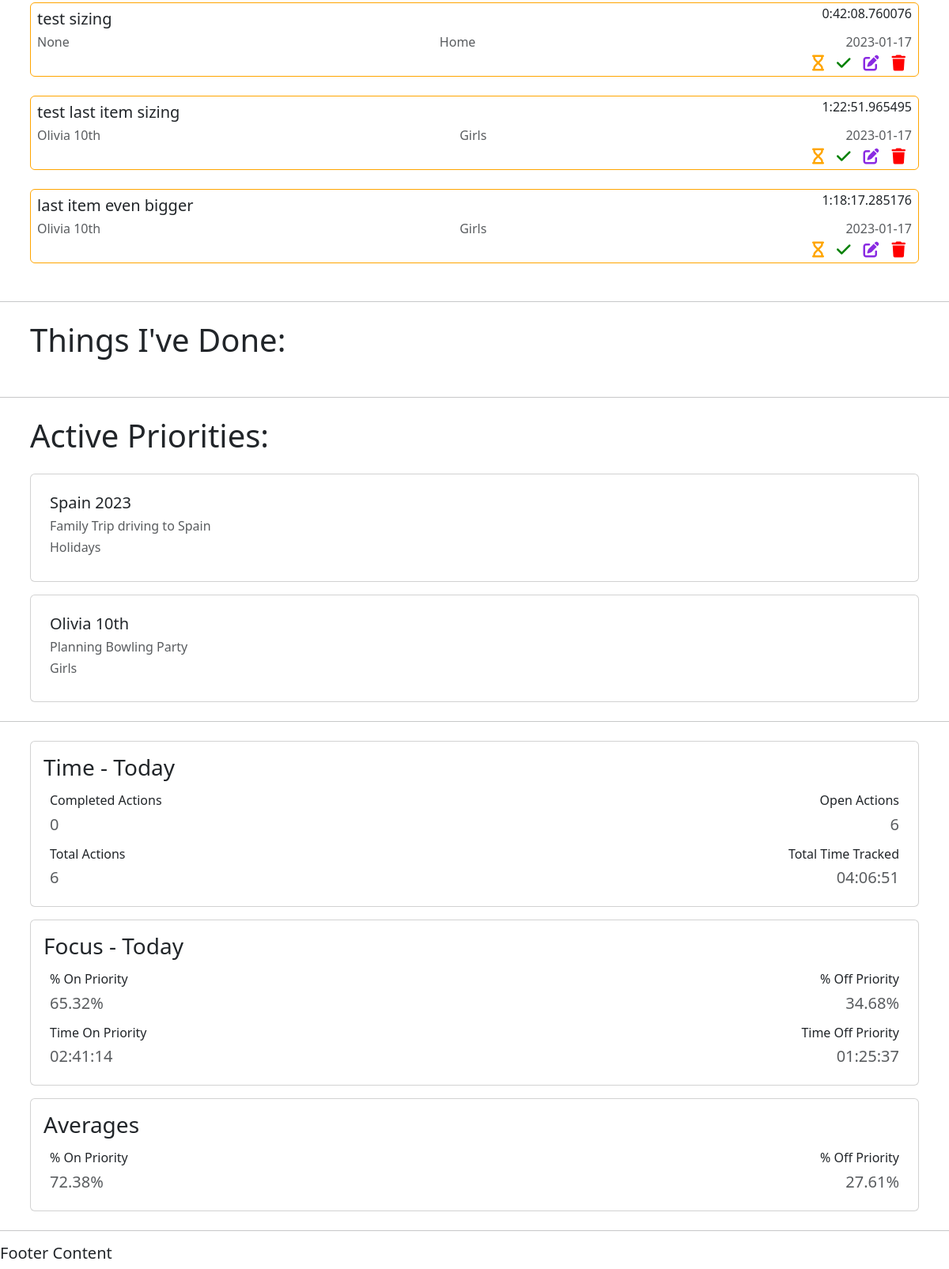
The app's page /actions/ (signed in, lower part), older data.
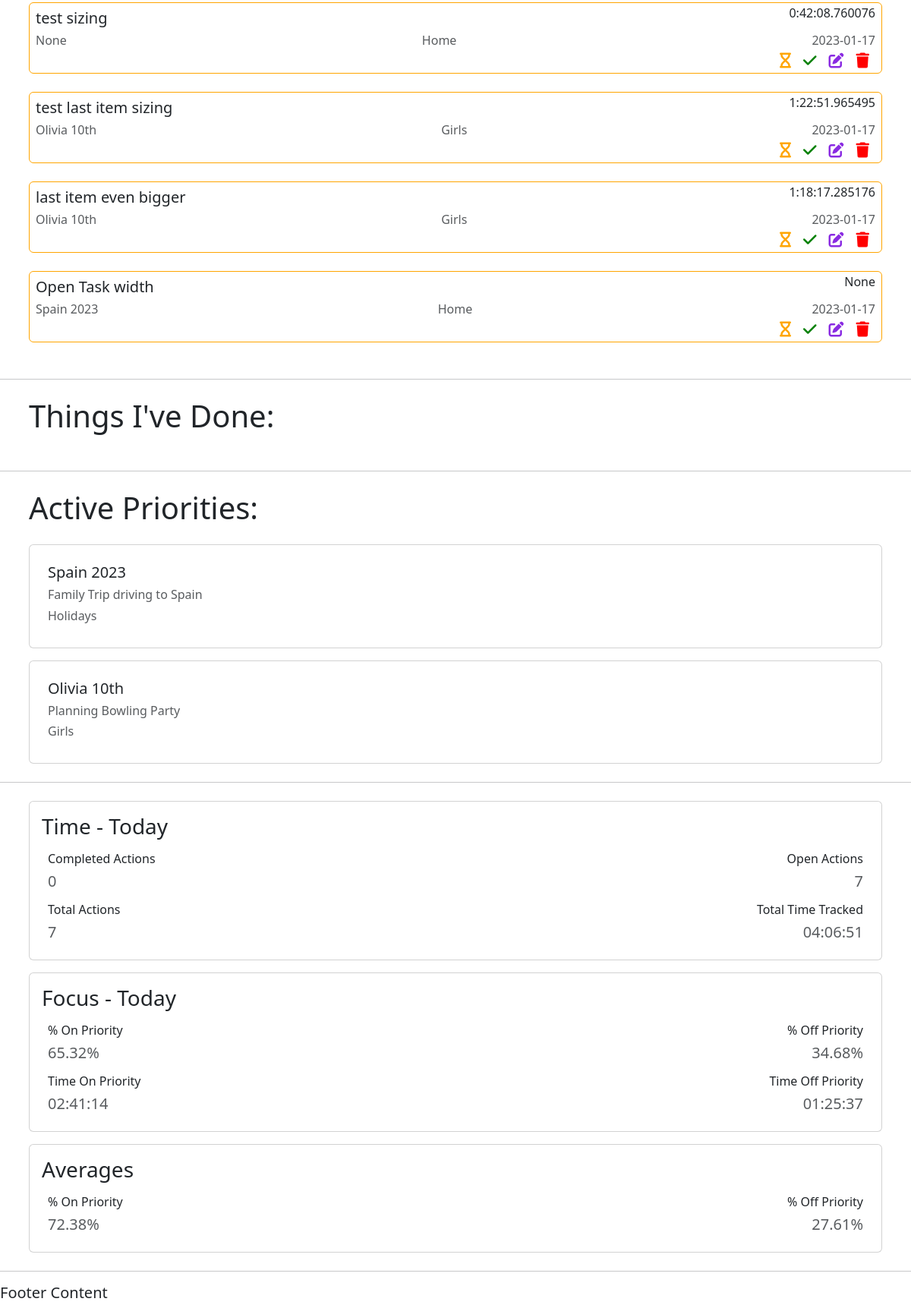
The same page, newer data.
### actions/models.py (models this page shows, shortened)
class Action(models.Model):
    title = models.CharField(max_length=50, null=False, blank=False)
    tracked_time = models.DurationField(null=True, blank=True)
    active_tracked_time = models.DurationField(null=True, blank=True)
    tracked_start = models.DateTimeField(null=True, blank=True)
    tracked_stop = models.DateTimeField(null=True, blank=True)
    done_status = models.BooleanField(null=False, blank=False, default=False)
    action_date = models.DateField(auto_now_add=True)
    tracking_status = models.BooleanField(null=False, blank=False, default=False)
    category = models.ForeignKey(
        Category, on_delete=models.CASCADE, null=True, blank=True)
    priority = models.ForeignKey(
        Priority, on_delete=models.CASCADE, null=True, blank=True, limit_choices_to={'activeStatus': True})
    user = models.ForeignKey(
        settings.AUTH_USER_MODEL, on_delete=models.CASCADE, related_name="action", null=True)

class Category(models.Model):
    title = models.CharField(max_length=50, null=False, blank=False)
    description = models.CharField(max_length=150)
    user = models.ForeignKey(
        settings.AUTH_USER_MODEL, on_delete=models.CASCADE, related_name="categories", null=True)
    def __str__(self):
        return str(self.title)

class Priority(models.Model):
    title = models.CharField(max_length=50, null=False, blank=False)
    description = models.CharField(max_length=150)
    activeStatus = models.BooleanField(null=False, blank=False, default=True)
    category = models.ForeignKey(
        Category, on_delete=models.CASCADE, null=True, blank=True)
    user = models.ForeignKey(
        settings.AUTH_USER_MODEL, on_delete=models.CASCADE, related_name="priorities", null=True)
    def __str__(self):
        return str(self.title)

### actions/views.py (the view, shortened to what this page needs)
# urls.py: path('actions/', views.get_action_list, name='get_action_list'),
@login_required(login_url='login')
def get_action_list(request):
    query = date.today()
    completed_actions_count = completed_actions(query)
    open_actions_count = open_actions(query)
    total_actions_count = total_actions(query)
    if total_actions_count > 0:
        total_action_time = tracked_time(query)
        total_seconds = int(tracked_seconds(total_action_time))
        converted_tracked_time = tracked_today(total_seconds)
        on_priority_count = on_priority_actions(query)
        off_priority_count = off_priority_actions(query)
        on_priority_time = on_priority_tracked_time(query)
        off_priority_time = off_priority_tracked_time(query)
        on_priority_seconds = int(tracked_seconds(on_priority_time))
        off_priority_seconds = int(tracked_seconds(off_priority_time))
        converted_on_priority_time = tracked_today(on_priority_seconds)
        converted_off_priority_time = tracked_today(off_priority_seconds)
        on_priority_perc = on_priority_calc(total_seconds, on_priority_seconds)
        off_priority_perc = off_priority_calc(
            total_seconds, off_priority_seconds)
    all_time_tracked = tracked_time_all(query)
    all_time_seconds = int(tracked_seconds(all_time_tracked))
    all_time_on_priority_tracked = on_priority_tracked_all_time(query)
    all_time_off_priority_tracked = off_priority_tracked_all_time(query)
    all_time_on_priority_seconds = int(
            tracked_seconds(all_time_on_priority_tracked))
    all_time_off_priority_seconds = int(
            tracked_seconds(all_time_off_priority_tracked))
    on_priority_perc_all_time = on_priority_calc(
            all_time_seconds, all_time_on_priority_seconds)
    off_priority_perc_all_time = off_priority_calc(
            all_time_seconds, all_time_off_priority_seconds)
    actions = Action.objects.all()
    filtered_actions = Action.objects.filter(action_date=query)
    priorities = Priority.objects.all()
    context = {
        "actions": actions,
        "filtered_actions": filtered_actions,
        "priorities": priorities,
        "completed_actions_count": completed_actions_count,
        "open_actions_count": open_actions_count,
        "total_actions_count": total_actions_count,
        "converted_tracked_time": converted_tracked_time,
        "on_priority_perc": on_priority_perc,
        "off_priority_perc": off_priority_perc,
        "converted_on_priority_time": converted_on_priority_time,
        "converted_off_priority_time": converted_off_priority_time,
        "on_priority_perc_all_time": on_priority_perc_all_time,
        "off_priority_perc_all_time": off_priority_perc_all_time,
    }
    return render(request, 'actions/action_list.html', context)

### actions/templates/actions/action_list.html (shortened to what this page needs)
{% extends 'actions/main.html' %}
{% block content %}
<body>
    <div class="container d-flex p-2 flex-column bd-highlight">
        {% for action in filtered_actions %}
        {% if action.done_status == False %}
        <div class="p-2 card bd-highlight open-actions-border">
            <div class="d-flex justify-content-between flex-row bd-highlight">
                <h5 class="card-title bd-highlight">{{ action.title }}</h5>
                <h6 class="card-subtitle bd-highlight">{{ action.tracked_time }}</h6>
            </div>
            <div class="d-flex justify-content-between flex-row bd-highlight">
                <h6 class="text-muted">{{ action.priority }}</h6>
                <h6 class="text-muted">{{ action.category }}</h6>
                <h6 class="text-muted">{{ action.action_date|date:"Y-m-d" }}</h6>
            </div>
            <div class="icon-outer-container">
                <div class="icon-container d-flex justify-content-end">
                    <div class="d-flex justify-content-end col-12">
                        {% if action.tracking_status == False %}
                        <a class="fa-solid fa-lg fa-hourglass p-2 bd-highlight" role="button"
                            href="{% url 'start_timer' action.id %}"></a>
                        <a class="fa-solid fa-lg fa-check p-2 bd-highlight" role="button"
                            href="{% url 'complete_action' action.id %}"></a>
                        <a class="fa-solid fa-lg fa-pen-to-square p-2 bd-highlight" role="button"
                            href="{% url 'update_action' action.id %}"></a>
                        <a class="fa-solid fa-lg fa-trash p-2 bd-highlight" role="button"
                            href="{% url 'delete_action' action.id %}"></a>
                        {% endif %}
                    </div>
                </div>
            </div>
        </div>
    <br>
        {% endif %}
        {% empty %}
        <H2 class="p-2 bd-highlight">You have nothing to do.</H2>
        {% endfor %}
    </div>
        <hr>
    <div class="container d-flex p-2 justify-content-between flex-row bd-highlight">
        <h1>Things I've Done:</h1>
    </div>
    <div>
        <div class="container d-flex p-2 flex-column bd-highlight">
    </div>
    <hr>
        <div class="container d-flex p-2 justify-content-between flex-row bd-highlight">
            <h1>Active Priorities:</h1>
        </div>
        {% for priority in priorities %}
        {% if priority.activeStatus == True %}
        <div class="container d-flex p-2 flex-column bd-highlight">
            <div class="card p-2 bd-highlight">
                <div class="card-body">
                    <h5 class="card-title">{{ priority.title }}</h5>
                    <h6 class="card-text text-muted">{{ priority.description }}</h6>
                    <h6 class="card-title text-muted">{{ priority.category }}</h6>
                </div>
            </div>
        </div>
        {% endif %}
        {% endfor %}
        <hr>
        <div class="container d-flex p-2 flex-column bd-highlight">
            <div class="card p-2 bd-highlight">
                <div class="card-body p-2 bd-highlight">
                    <h3 class="card-title">Time - Today</h3>
                    <div class="p-2 d-flex flex-row bd-highlight justify-content-between">
                        <div>
                            <div class="d-flex justify-content-start">
                                <h6 class="card-title">Completed Actions</h6>
                            </div>
                            <div class="d-flex justify-content-start">
                                <h5 class="card-text text-muted">{{ completed_actions_count }}</h5>
                            </div>
                        </div>
                        <div>
                            <div class="d-flex justify-content-end">
                                <h6 class="card-title">Open Actions</h6>
                            </div>
                            <div class="d-flex justify-content-end">
                                <h5 class="card-text text-muted">{{ open_actions_count }}</h5>
                            </div>
                        </div>
                    </div>
                    <div class="p-2 d-flex justify-content-between flex-row bd-highlight">
                        <div>
                            <div class="d-flex justify-content-start">
                                <h6 class="card-title">Total Actions</h6>
                            </div>
                            <div class="d-flex justify-content-start">
                                <h5 class="card-text text-muted">{{ total_actions_count }}</h5>
                            </div>
                        </div>
                        <div>
                            <div class="d-flex justify-content-end">
                                <h6 class="card-title">Total Time Tracked</h6>
                            </div>
                            <div class="d-flex justify-content-end">
                                <h5 class="card-text text-muted">{{ converted_tracked_time }}</h5>
                            </div>
                        </div>
                    </div>
                </div>
            </div>
        </div>
        <div class="container d-flex p-2 flex-column bd-highlight">
            <div class="card p-2 bd-highlight">
                <div id="today-report" class="card-body p-2 bd-highlight">
                    <h3 class="card-title">Focus - Today</h3>
                    <div class="p-2 d-flex justify-content-between flex-row bd-highlight">
                        <div>
                            <div class="d-flex justify-content-start">
                                <h6 class="card-title">% On Priority</h6>
                            </div>
                            <div class="d-flex justify-content-start">
                                <h5 class="card-text text-muted"><span id="on-priority-perc">{{ on_priority_perc|floatformat:2 }}</span><span>%</span></h5>
                            </div>
                        </div>
                        <div>
                            <div class="d-flex justify-content-end">
                                <h6 class="card-title">% Off Priority</h6>
                            </div>
                            <div class="d-flex justify-content-end">
                                <h5 class="card-text text-muted">{{ off_priority_perc|floatformat:2 }}%</h5>
                            </div>
                        </div>
                    </div>
                    <div class="p-2 d-flex justify-content-between flex-row bd-highlight">
                        <div>
                            <div class="d-flex justify-content-start">
                                <h6 class="card-title">Time On Priority</h6>
                            </div>
                            <div class="d-flex justify-content-start">
                                <h5 class="card-text text-muted">{{ converted_on_priority_time }}</h5>
                            </div>
                        </div>
                        <div>
                            <div class="d-flex justify-content-end">
                                <h6 class="card-title">Time Off Priority</h6>
                            </div>
                            <div class="d-flex justify-content-end">
                                <h5 class="card-text text-muted">{{ converted_off_priority_time }}</h5>
                            </div>
                        </div>
                    </div>
                </div>
            </div>
        </div>
        <div class="container d-flex p-2 flex-column bd-highlight">
            <div class="card p-2 bd-highlight">
                <div id="averages-report" class="card-body p-2 bd-highlight">
                    <h3 class="card-title">Averages</h3>
                    <div class="p-2 d-flex justify-content-between flex-row bd-highlight">
                        <div>
                            <div class="d-flex justify-content-start">
                                <h6 class="card-title">% On Priority</h6>
                            </div>
                            <div class="d-flex justify-content-start">
                                <h5 class="card-text text-muted"><span id="on_priority_perc_all_time">{{ on_priority_perc_all_time|floatformat:2 }}</span><span>%</span></h5>
                            </div>
                        </div>
                        <div>
                            <div class="d-flex justify-content-end">
                                <h6 class="card-title">% Off Priority</h6>
                            </div>
                            <div class="d-flex justify-content-end">
                                <h5 class="card-text text-muted">{{ off_priority_perc_all_time|floatformat:2 }}%</h5>
                            </div>
                        </div>
                    </div>
                </div>
            </div>
        </div>
    </div>
</body>
{% endblock %}

### actions/templates/actions/main.html (shortened to what this page needs)
<!DOCTYPE html>
<html lang="en">
<head>
    {% load static %}
    <link href="https://cdn.jsdelivr.net/npm/bootstrap@5.3.0-alpha1/dist/css/bootstrap.min.css" rel="stylesheet">
    <link href="https://cdnjs.cloudflare.com/ajax/libs/font-awesome/6.2.1/css/all.min.css" rel="stylesheet" type="text/css">
    <link href="{% static 'css/style.css' %}" rel="stylesheet" type="text/css">
</head>
<body>
    {% block content %}
    {% endblock %}
    <hr>
    <h5>Footer Content</h5>
</body>
</html>

Row changes from the older to the newer data that the page shows:
now on this page (row edited): Action: title "Open Task width", tracked_time "None", priority "Spain 2023", category "Home", action_date "2023-01-17", tracking_status False (drawn)
Text that changed along with them:
{{ open_actions_count }}: "6" → "7"
{{ total_actions_count }}: "6" → "7"
